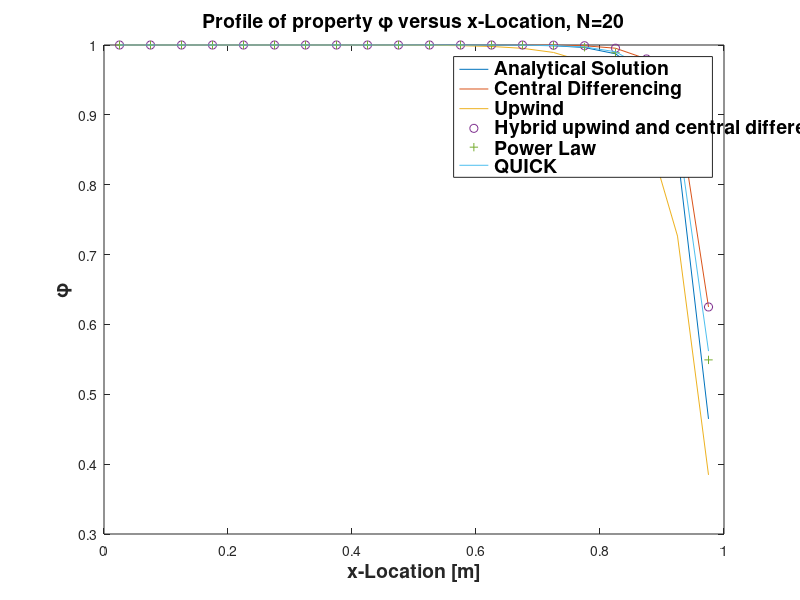

This chart was generated by the following MATLAB code:
%PROJECT 3 - FINITE VOLUME 
%CONVECTION DIFFUSION EQUATION


tic
clear;
clc;

%PARAMETERS
gamma = 0.1;                     %[kg/m*s]
u = 2.5;                         %[m/s]
rho = 1;                         %[kg/m^3]
L = 1;                           %[m]
phi_0 = 1;                       %BOUNDARY CONDITION AT x = 0
phi_L = 0;                       %BOUNDARY CONDITION AT x = L
N = 20;                          %NUMBER OF CELLS
dx = L/N;                        %DISCRETIZATION IN X
D = gamma/dx;                    %DIFFUSION COEFFICIENT 
F = rho*u;                       %CONVECTION COEFFICIENT
Pe = F/D;                         %PECLET NUMBER


%ANALYTICAL SOLUTION%%%%%%%%%%%%%%%%%%%%%%%%%%%%%%%%%%%%%%%%%%%%%%%%%%%%%%%
x = dx/2;
PHI_A = zeros(N,1);
for i = 1:N;
    phi = ((exp((rho*u*x)/gamma)-1)/(exp((rho*u*L)/gamma)-1))*(phi_L-phi_0)+phi_0;
    PHI_A(i) = phi;
    x = x+dx;
end
%%%%%%%%%%%%%%%%%%%%%%%%%%%%%%%%%%%%%%%%%%%%%%%%%%%%%%%%%%%%%%%%%%%%%%%%%%%





%CENTRAL DIFFERENCING%%%%%%%%%%%%%%%%%%%%%%%%%%%%%%%%%%%%%%%%%%%%%%%%%%%%%%
%POPULATING THE [A] MATRIX
a_E = D - (F/2);                 %EAST NODE COEFFICIENT
a_E_cen = a_E;
a_W = D + (F/2);                 %WEST NODE COEFFICIENT
a_W_cen = a_W;
a_P = a_E + a_W;                 %CENTRAL NODE COEFFICIENT

A = zeros(N+2);
A((N/N),(N/N)) = 1;
A((N/N),((N/N)+1)) = 1;
A(N+2,N+2) = 1;
A(N+2,N+1) = 1;

for i = 2:(N+1);
    A(i,i-1) = -a_W;
    A(i,i) = a_P;
    A(i,i+1) = -a_E;
end

%POPULATING THE BOUNDARY CONDITION MATRIX [B]
B = zeros(N+2,1);
B((N/N),1) = 2*phi_0;
B((N+2),1) = 2*phi_L;

%SOLVING FOR phi MATRIX
C = (A^-1)*B;
PHI_cen = zeros(N,1);
 for i=1:N;
     PHI_cen(i) = C(i+1);
 end
%%%%%%%%%%%%%%%%%%%%%%%%%%%%%%%%%%%%%%%%%%%%%%%%%%%%%%%%%%%%%%%%%%%%%%%%%%%





%UPWIND FOR CONVECTION, CENTRAL DIFFERENCE FOR DIFFUSION%%%%%%%%%%%%%%%%%%%
%POPULATING THE [A] MATRIX
a_E = D;                        %EAST NODE COEFFICIENT
a_E_upwind = a_E;
a_W = D + F;                    %WEST NODE COEFFICIENT
a_W_upwind = a_W;
a_P = a_E + a_W;                %CENTRAL NODE COEFFICIENT

AA = zeros(N+2);
AA((N/N),(N/N)) = 1;
AA((N/N),((N/N)+1)) = 1;
AA(N+2,N+2) = 1;
AA(N+2,N+1) = 1;

for i = 2:(N+1);
    AA(i,i-1) = -a_W;
    AA(i,i) = a_P;
    AA(i,i+1) = -a_E;
end


%POPULATING THE BOUNDARY CONDITION MATRIX [B]
BB = zeros(N+2,1);
BB((N/N),1) = 2*phi_0;
BB((N+2),1) = 2*phi_L;


%SOLVING FOR phi MATRIX
CC = (AA^-1)*BB;
PHI_upwind = zeros(N,1);
 for i=1:N;
     PHI_upwind(i) = CC(i+1);
 end
%%%%%%%%%%%%%%%%%%%%%%%%%%%%%%%%%%%%%%%%%%%%%%%%%%%%%%%%%%%%%%%%%%%%%%%%%%%



%HYBRID UPWIND AND CENTRAL DIFFERENCING%%%%%%%%%%%%%%%%%%%%%%%%%%%%%%%%%%%%
%POPULATING THE [A] MATRIX
A_W = [F,(D+(F/2)),0];
A_E = [-F,(D-(F/2)),0];
a_W_hybrid = max(A_W);
a_E_hybrid = max(A_E);   


a_P_hybrid = a_E_hybrid + a_W_hybrid;             %CENTRAL NODE COEFFICIENT

AAA = zeros(N+2);
AAA((N/N),(N/N)) = 1;
AAA((N/N),((N/N)+1)) = 1;
AAA(N+2,N+2) = 1;
AAA(N+2,N+1) = 1;

for i = 2:(N+1);
    AAA(i,i-1) = -a_W_hybrid;
    AAA(i,i) = a_P_hybrid;
    AAA(i,i+1) = -a_E_hybrid;
end


%POPULATING THE BOUNDARY CONDITION MATRIX [B]
BBB = zeros(N+2,1);
BBB((N/N),1) = 2*phi_0;
BBB((N+2),1) = 2*phi_L;


%SOLVING FOR phi MATRIX
CCC = (AAA^-1)*BBB;
PHI_hybrid = zeros(N,1);
 for i=1:N;
     PHI_hybrid(i) = CCC(i+1);
 end
%%%%%%%%%%%%%%%%%%%%%%%%%%%%%%%%%%%%%%%%%%%%%%%%%%%%%%%%%%%%%%%%%%%%%%%%%%%



%POWER LAW%%%%%%%%%%%%%%%%%%%%%%%%%%%%%%%%%%%%%%%%%%%%%%%%%%%%%%%%%%%%%%%%%
a_W = D*max([0,(1-0.1*abs(Pe))^5])+max([F,0]);
a_E = D*max([0,(1-0.1*abs(Pe))^5])+max([-F,0]);
a_P = a_W + a_E;

AAAA = zeros(N+2);
AAAA((N/N),(N/N)) = 1;
AAAA((N/N),((N/N)+1)) = 1;
AAAA(N+2,N+2) = 1;
AAAA(N+2,N+1) = 1;

for i = 2:(N+1);
    AAAA(i,i-1) = -a_W;
    AAAA(i,i) = a_P;
    AAAA(i,i+1) = -a_E;
end


%POPULATING THE BOUNDARY CONDITION MATRIX [B]
BBBB = zeros(N+2,1);
BBBB((N/N),1) = 2*phi_0;
BBBB((N+2),1) = 2*phi_L;

%SOLVING FOR phi MATRIX
CCCC = (AAAA^-1)*BBBB;
PHI_power = zeros(N,1);
 for i=1:N;
     PHI_power(i) = CCCC(i+1);
 end
%%%%%%%%%%%%%%%%%%%%%%%%%%%%%%%%%%%%%%%%%%%%%%%%%%%%%%%%%%%%%%%%%%%%%%%%%%%




%QUICK%%%%%%%%%%%%%%%%%%%%%%%%%%%%%%%%%%%%%%%%%%%%%%%%%%%%%%%%%%%%%%%%%%%%%
%COEFFICIENTS FOR THE FIVE BAND MATRIX 
a_W = D + ((6/8)*F) + ((1/8)*F);
a_WW = -(1/8)*F;
a_E = D - ((3/8)*F); 
a_E_q = a_E;
a_EE = 0;
a_P = a_W + a_E + a_WW + a_EE;


%IMPLEMENTING THE PROPER COEFFICIENTS FOR THE GHOST NODES
AAAAA = zeros(N+4);
AAAAA(1,1) = 1;
AAAAA(1,2) = -2;
AAAAA(1,3) = 1;
AAAAA(2,1) = 0;
AAAAA(2,2) = 1;
AAAAA(2,3) = 1;
AAAAA((N+3),(N+2)) = 1;
AAAAA((N+3),(N+3)) = 1;
AAAAA((N+3),(N+4)) = 0;
AAAAA((N+4),(N+2)) = 1;
AAAAA((N+4),(N+3)) = -2;
AAAAA((N+4),(N+4)) = 1;





%POPULATING THE [A] MATRIX
for i = 3:(N+2);
    AAAAA(i,i-1) = -a_W;
    AAAAA(i,i) = a_P;
    AAAAA(i,i+1) = -a_E;
end



for i = 3:(N+2);
     AAAAA(i,i-2) = -a_WW;
end
 

%POPULATING THE BOUNDARY CONDITION MATRIX [B]
BBBBB = zeros(N+4,1);
BBBBB(2,1) = 2*phi_0;


%SOLVING FOR phi MATRIX
DDDDD = (AAAAA^-1)*(BBBBB);

%%%%%%%%%%%%%%%%%%%%%%%%%%%%%%%%%%%%%%%%%%%%%%%%%%%%%%%%%%%%%%%%%%%%%%%%%%%



QUICK = zeros(N,1);
for i=1:N;
    QUICK(i)=DDDDD(i+2);
end






Pe
X = (dx/2):dx:(L-(dx/2));

fprintf('THE NUMBER OF NODES IS %d',N)

plot(X,PHI_A,X,PHI_cen,X,PHI_upwind,X,PHI_hybrid,'o',X,PHI_power,'+',X,QUICK)

xlabel('x-Location [m]')
ylabel('\phi')
title('Profile of property \phi versus x-Location, N=20')
legend('Analytical Solution','Central Differencing','Upwind','Hybrid upwind and central differencing','Power Law','QUICK')



figureHandle = gcf;
% %# make all text in the figure to size 14 and bold
set(findall(figureHandle,'type','text'),'fontSize',14,'fontWeight','bold')


toc
